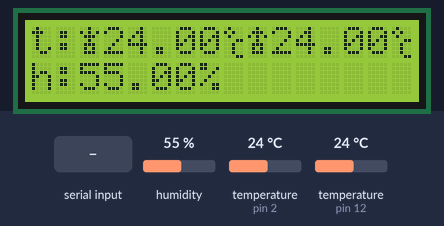
Simulated run of this program. Board: Arduino Nano, built with avr-gcc and run on an emulated ATmega328P. Parts: 16×2 character LCD. The inputs (shaded band) are chosen by the test bench; at power-on: humidity 55 %, temperature (sensors on pin 12, pin 2) 24 °C. What the program prints to the serial monitor is not drawn.

Above: at 5.5 s.
5.6 s: ":\n" received over Serial
At 6.9 s:
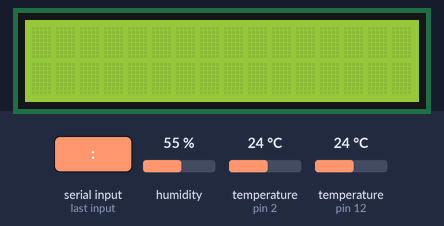
10.4 s: humidity set to 22 %
At 14.0 s:
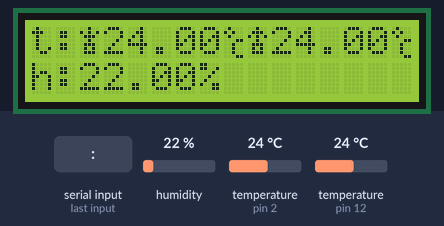
14.4 s: temperature (sensor on pin 12) set to 12 °C
At 18.1 s:
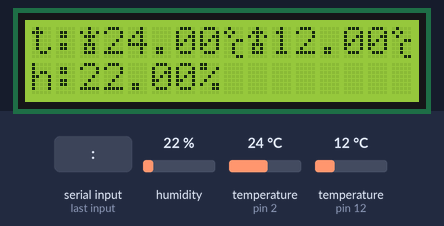
18.4 s: temperature (sensor on pin 2) set to 12 °C
At 21.3 s:
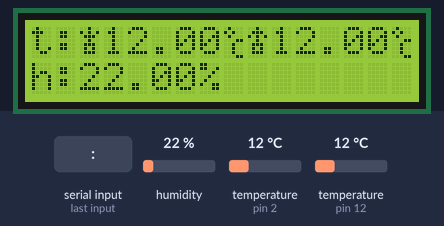
22.4 s: "1\n" received over Serial
At 23.3 s:
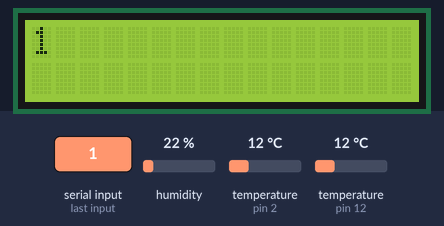
26.4 s: temperature (sensor on pin 12) set to 19 °C
At 29.8 s:
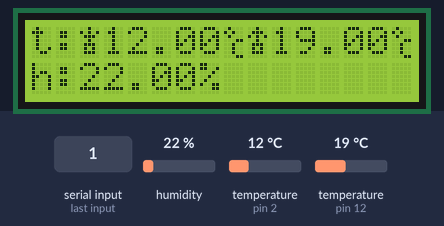
Timing chart, 0 to 31.3 s (numbered marks = the images above; inputs shaded):
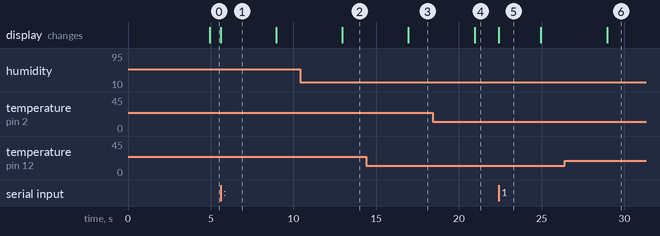

Measured:
- after the input at 5.6 s, the display: changes at once (image 1)
- after the input at 10.4 s, the display: changes after 2.5 s (image 2)
- after the input at 14.4 s, the display: changes after 2.5 s (image 3)
- after the input at 18.4 s, the display: changes after 2.5 s (image 4)
- after the input at 22.4 s, the display: changes at once (image 5)
- after the input at 26.4 s, the display: changes after 2.5 s (image 6)
- what the display in image 1 shows lasts 3.3 s, from 5.6 s to 8.9 s

The program:

main.cpp
```cpp
#include <Arduino.h>
#include "DHT.h"
#include <Wire.h>
#include <LiquidCrystal_I2C.h>
#include <DallasTemperature.h>

#define VERSION 0.3
#define SN 221
#define SNOUT 2202
// what digital pin we're connected to
#define DHTPIN 2
#define DHTOUTPIN 2
#define LINETYPE DHT
#define LINEOUTTYPE DS
#define ONE_WIRE_BUS 12

//#define DHTTYPE DHT11   // DHT 11
#define DHTTYPE DHT22   // DHT 22  (AM2302), AM2321
//#define DHTTYPE DHT21   // DHT 21 (AM2301)

DHT dht(DHTPIN, DHTTYPE);
OneWire one_wire(ONE_WIRE_BUS);
DallasTemperature dallas(&one_wire);

unsigned long interval = 4000;
unsigned long prev_millis = 0;

#if defined(ARDUINO) && ARDUINO >= 100
#define printByte(args)  write(args);
#else
#define printByte(args)  print(args,BYTE);
#endif

char message_buffer[50];
char data[50];

//uint8_t bell[8]  = {0x4,0xe,0xe,0xe,0x1f,0x0,0x4};
//uint8_t note[8]  = {0x2,0x3,0x2,0xe,0x1e,0xc,0x0};
//uint8_t clockie[8] = {0x0,0xe,0x15,0x17,0x11,0xe,0x0};
uint8_t heart[8] = {0x0,0xa,0x1f,0x1f,0xe,0x4,0x0};
//uint8_t duck[8]  = {0x0,0xc,0x1d,0xf,0xf,0x6,0x0};
//uint8_t check[8] = {0x0,0x1,0x3,0x16,0x1c,0x8,0x0};
//uint8_t cross[8] = {0x0,0x1b,0xe,0x4,0xe,0x1b,0x0};
//uint8_t retarrow[8] = {	0x1,0x1,0x5,0x9,0x1f,0x8,0x4};

byte customChar[8] = {
  0b10000,
  0b10000,
  0b10000,
  0b10110,
  0b01101,
  0b01101,
  0b01101,
  0b01101
};

byte deg_of_c[8] = {
  0b01000,
  0b10100,
  0b01000,
  0b00011,
  0b00100,
  0b00100,
  0b00100,
  0b00011
};

byte inside[8] = {
  0b00100,
  0b10101,
  0b01110,
  0b00100,
  0b01110,
  0b01010,
  0b01110,
  0b00000
};

byte outside[8] = {
  0b00100,
  0b01110,
  0b10101,
  0b00100,
  0b01110,
  0b01010,
  0b01110,
  0b00000
};

LiquidCrystal_I2C lcd(0x3f, 16, 2); // LCD address, chars and lines

struct value {
  char name[10];
  float value;
};

void create_line(char * type, char * sn, value v[], char count, char * data)
{
  char buf[12];
  int i = 0;

  strcpy(data, "type:");
  strcat(data, type);
  strcat(data, ",");
  strcat(data, "sn:");
  strcat(data, sn);
  strcat(data, ",");

  for (i = 0; i < count; i++) {
    if (i > 0) {
      strcat(data, ",");
    }

    strcat(data, v[i].name);
    strcat(data, ":");
    dtostrf(v[i].value, 5, 2, buf);
    strcat(data, buf);
  }

  strcat(data, ";");
}

void displayKeyCodes(void)
{
  uint8_t i = 0;
  lcd.clear();
  lcd.print("Codes 0x");
  lcd.print(i, HEX);
  lcd.print("-0x");
  lcd.print(i+16, HEX);
  lcd.setCursor(0, 1);

  for (int j=0; j<16; j++) {
    lcd.printByte(i+j);
  }

  i += 16;
}

void setup()
{
  //Serial.begin(9600);
  Serial.begin(115200);
  Serial.setTimeout(3000);

  pinMode(10, INPUT);

  dht.begin();
  dallas.begin();
  lcd.init();
  lcd.backlight();

  //lcd.createChar(0, bell);
  //lcd.createChar(1, note);
  lcd.createChar(2, customChar);
  lcd.createChar(3, heart);
  //lcd.createChar(4, duck);
  //lcd.createChar(5, check);
  //lcd.createChar(6, cross);
  lcd.createChar(6, inside);
  lcd.createChar(7, outside);
  lcd.createChar(8, customChar);
  lcd.createChar(9, deg_of_c);
  lcd.home();

  lcd.print("Control centre");
  lcd.setCursor(0, 1);
  lcd.print("ver. ");
  lcd.print(VERSION);
  lcd.print(" ");
  //lcd.printByte(3);
  lcd.write(3);

  prev_millis = millis();
}

void delay_func()
{
  int i,j = 0;
  int line = 0;
  char c;
  int message_length = 0;

  if (Serial.available()) {
    lcd.clear();
    i = 0;

    while (Serial.available() > 0) {
      c = Serial.read();

      if (i < 50) {
        message_buffer[i++] = c;
      }
    }

    if (i > 0) {
      message_length = i - 1;
      Serial.println("goodlength");
      Serial.println(message_length);
    } else {
      Serial.println("bad length");
      return;
    }

    lcd.setCursor(0, line);

    for (j = 0; j < message_length; j++) {
      if (message_buffer[j] == ':') {
        line = 1;
        lcd.setCursor(0, line);
        continue;
      }

      if (message_buffer[j] == '\n' || message_buffer[j] == ';') {
        line = 0;
        lcd.setCursor(0, line);
        delay(1000);
        lcd.clear();
        continue;
      }

      Serial.print(message_buffer[j]);
      lcd.print(message_buffer[j]);
    }

    Serial.println(".");
    delay(10);
  }
}

void loop()
{
  value vdht[2];
  value vds[1];
  float ds_temp;

  unsigned long curr_millis = millis();

  if ((unsigned long)(curr_millis - prev_millis) < interval) {
    delay_func();
  } else  {
    prev_millis = millis();

    float h = dht.readHumidity();
    float t = dht.readTemperature();

    dallas.requestTemperatures();
    ds_temp = dallas.getTempCByIndex(0);

    if (isnan(h) || isnan(t)) {
      Serial.println("Failed to read from DHT sensor!");
      //return;
    }

    lcd.clear();
    lcd.setCursor(0, 0);
    lcd.print("t:");
    lcd.printByte(6);
    lcd.print(t);
    lcd.printByte(9);
    lcd.printByte(7);
    lcd.print(ds_temp);
    lcd.printByte(9);
    lcd.setCursor(0, 1);
    lcd.print("h:");
    lcd.print(h);
    lcd.print("%");

    /* Serial.print("type:DHT,");
     Serial.print("sn:");
     Serial.print(SN);
     Serial.print(",");
     Serial.print("hum:");
     Serial.print(h);
     Serial.print(",");
     Serial.print("temp:");
     Serial.print(t);
     Serial.println(";");
    */
    strcpy(vdht[0].name,"hum");
    vdht[0].value=h;
    strcpy(vdht[1].name,"temp");
    vdht[1].value=t;
    strcpy(vds[0].name,"temp");
    vds[0].value=ds_temp;

    create_line("DHT","221",vdht,2,data);
    Serial.println(data);
    create_line("DS","2202",vds,1,data);
    Serial.println(data);
  }
}
```
